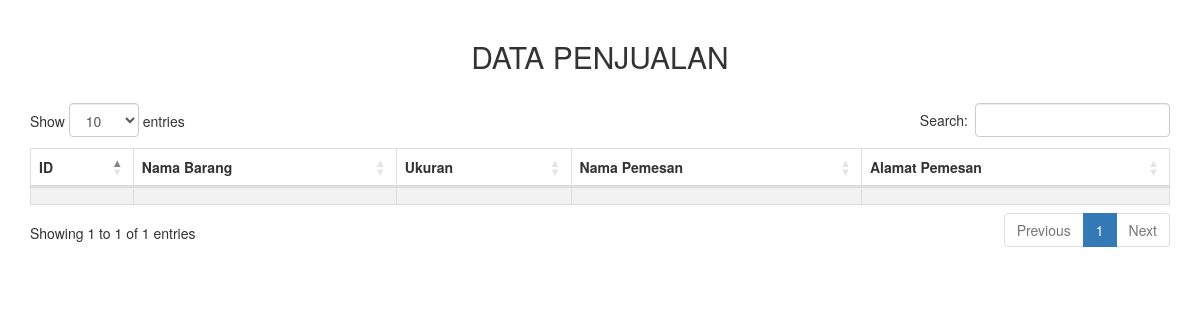
Page /13/ on the earlier database version.
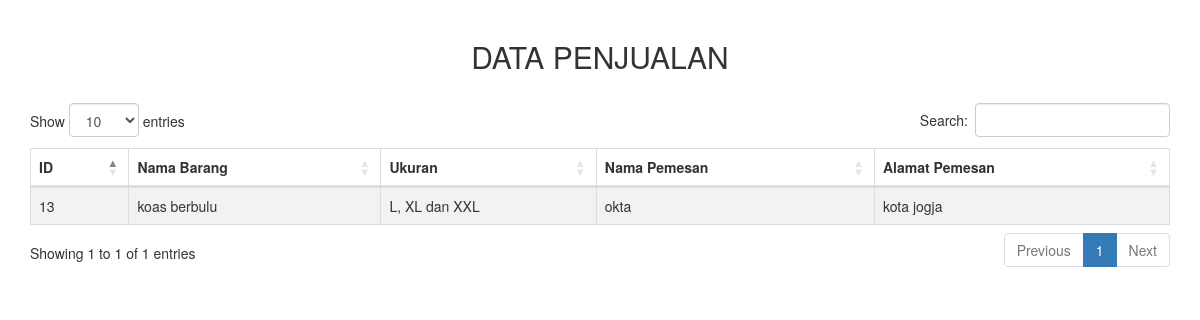
Same page on the later database version.
### tokoonline/models.py (models this page shows)
class Online(models.Model):
    nomor_id = models.CharField(max_length =5, null=True,blank=False)
    nama_barang = models.CharField(max_length=240, null=True,blank=False)
    ukuran = models.CharField(max_length=6, null=True,blank=False)
    nama_pemesan = models.CharField(max_length=100, null=True,blank=False)
    alamat_pemesan = models.CharField(max_length=100, null=True,blank=False)

### tokoonline/views.py (the view)
# urls.py: path('<id>/', views.detail),
def detail(req, id):
    task = models.Online.objects.filter(pk=id).first()
    return render(req, 'task/detail.html',
    { 'data' : task,
    })

### tokoonline/templates/task/detail.html (shortened to what this page needs)
<!DOCTYPE html>
<html lang="en">
<head>
    <link rel="stylesheet" type="text/css" href="https://maxcdn.bootstrapcdn.com/bootstrap/3.3.7/css/bootstrap.min.css">
    <link rel="stylesheet" type="text/css" href="https://cdn.datatables.net/1.10.16/css/dataTables.bootstrap4.min.css">
</head>
<body>
    <div class="container" style="margin-top: 20px">
        <div class="row">
            <div class="col-md-12">
                <h2 style="text-align: center;margin-bottom: 30px">DATA PENJUALAN</h2>
                <table id="table_id" class="table table-striped table-bordered" cellspacing="0" width="100%">
                    <thead>
                        <tr>
                            <th>ID</th>
                            <th>Nama Barang</th>
                            <th>Ukuran</th>
                            <th>Nama Pemesan</th>
                            <th>Alamat Pemesan</th>
                        </tr>
                    </thead>
                    <tbody>
                        <tr>
                            <td>{{data.nomor_id}}</td>
                            <td>{{data.nama_barang}}</td>
                            <td>{{data.ukuran}}</td>
                            <td>{{data.nama_pemesan}}</td>
                            <td>{{data.alamat_pemesan}}</td>
                        </tr>
                    </tbody>
                </table>
            </div>
        </div>
    </div>
</body>
</html>

Differences in the rows shown:
added Online: nomor_id "13", nama_barang "koas berbulu", ukuran "L, XL dan XXL", nama_pemesan "okta", alamat_pemesan "kota jogja"
